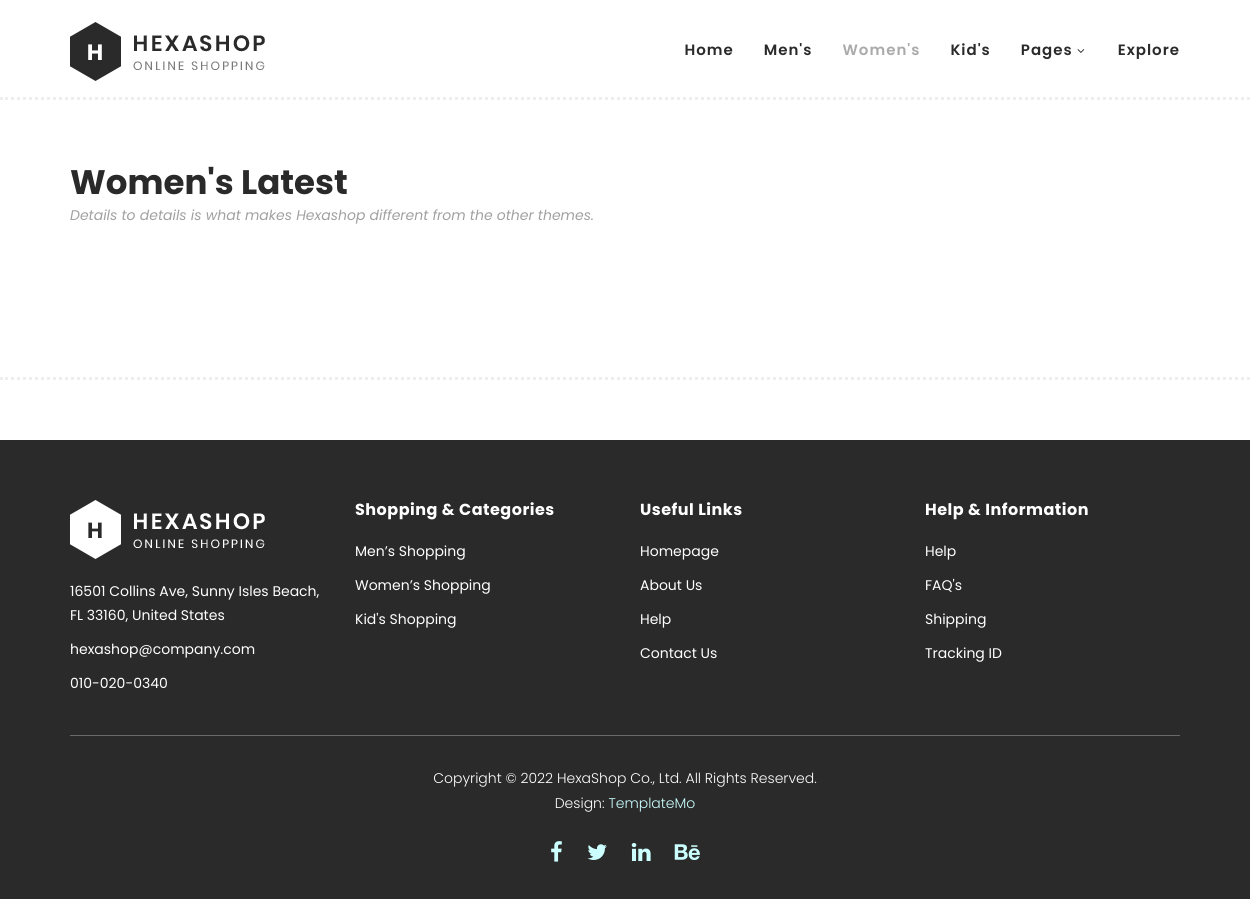
Before: /womens/ with the older database file.
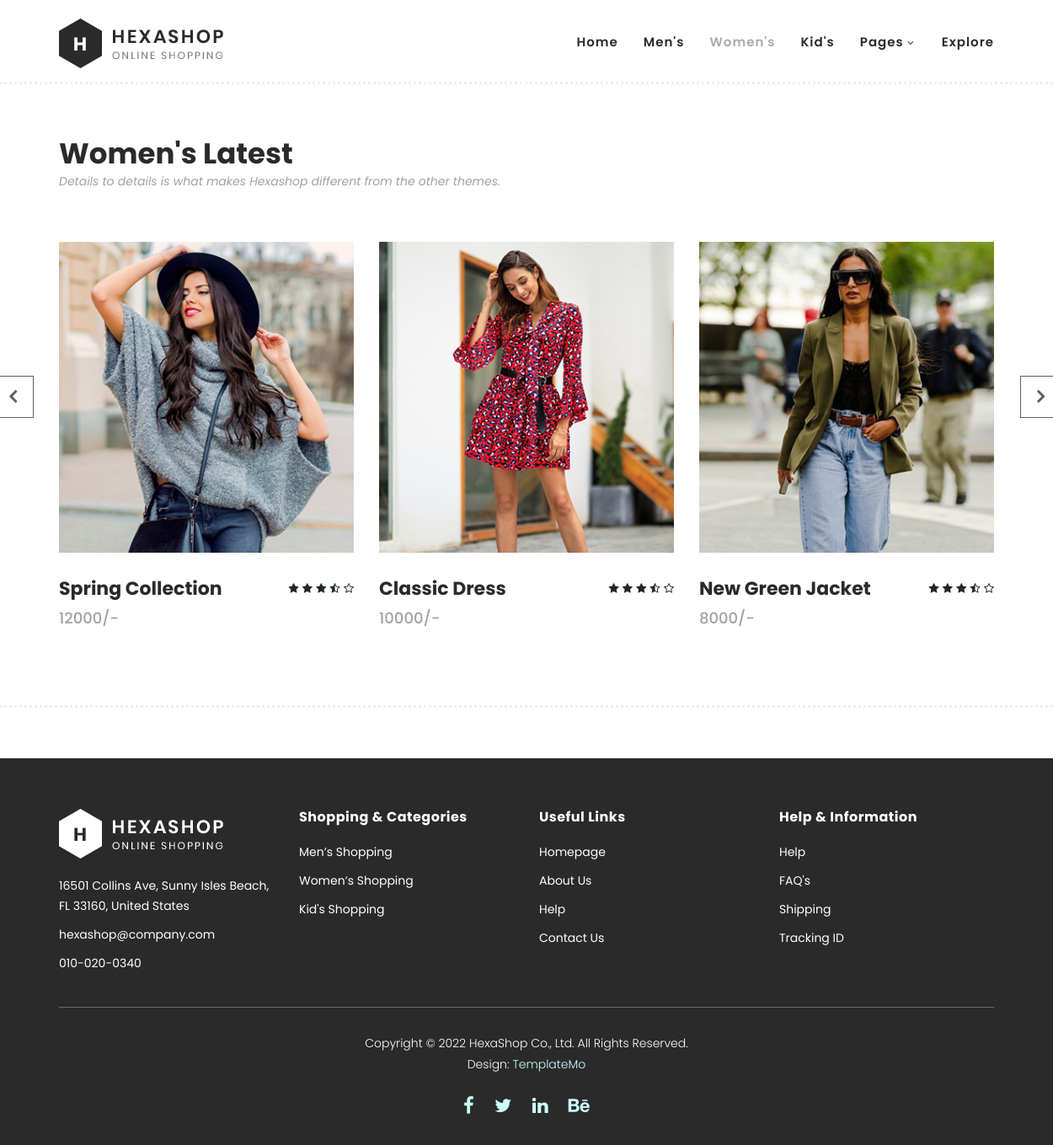
After: the same page with the newer database file.
### addproducts/models.py (models this page shows)
class Product_Entries(models.Model):
	product_from = models.CharField(max_length=50);
	product_name = models.CharField(max_length=100);
	product_details = HTMLField();
	product_price = models.CharField(max_length=10);
	product_image = models.FileField(upload_to="products/", max_length=250,null=True,default=None);
	product_slug = AutoSlugField(populate_from='product_name', unique=True, null=True, default=None);
	product_create_date = models.DateTimeField(auto_now_add=True)
	product_update_date = models.DateTimeField(auto_now=True)

### letsShop/views.py (the view)
# urls.py: path('womens/',views.overallwomenarea,name="overall-women-area"),
def overallwomenarea(request):
    gettingData=getdataJustDual("Women's");   # to get data just dual
    data={'gettingData' : gettingData}
    return render(request,'overall-women-area.html',data);

### letsShop/views.py (called while the page is built)
def getdataJustDual(bases):
    myData=Product_Entries.objects.filter(product_from=bases);    # to get all data from database
    gettingData = []
    for data in myData:
        gettingData.append(data)
    for data in myData:
        gettingData.append(data)
    return gettingData;

### templates/overall-women-area.html (shortened to what this page needs)
{% extends "MASTER.html" %}
{% block childcontent %}
    <br>
    <br>
    <br>
    <section class="section" id="women">
        <div class="container">
            <div class="row">
                <div class="col-lg-6">
                    <div class="section-heading">
                        <h2>Women's Latest</h2>
                        <span>Details to details is what makes Hexashop different from the other themes.</span>
                    </div>
                </div>
            </div>
        </div>
        <div class="container">
            <div class="row">
                <div class="col-lg-12">
                    <div class="women-item-carousel">
                        <div class="owl-women-item owl-carousel">
                          {% for data in gettingData %}
                            <div class="item">
                                <div class="thumb">
                                    <img src="/media/{{data.product_image}}" alt="">
                                </div>
                                <div class="down-content">
                                    <h4>{{data.product_name}}</h4>
                                    <span>{{data.product_price}}/-</span>
                                    <ul class="stars">
                                        <li><i class="fa fa-star"></i></li>
                                        <li><i class="fa fa-star"></i></li>
                                        <li><i class="fa fa-star"></i></li>
                                        <li><i class="fa fa-star-half-o"></i></li>
                                        <li><i class="fa fa-star-o"></i></li>
                                    </ul>
                                </div>
                            </div>
                          {% endfor %}
                        </div>
                    </div>
                </div>
            </div>
        </div>
    </section>
{% endblock %}

### templates/MASTER.html (shortened to what this page needs)
<!DOCTYPE html>
<html lang="en">
  <head>
    <link rel="stylesheet" type="text/css" href="/static/css/bootstrap.min.css">
    <link rel="stylesheet" type="text/css" href="/static/css/font-awesome.css">
    <link rel="stylesheet" href="/static/css/templatemo-hexashop.css">
    <link rel="stylesheet" href="/static/css/owl-carousel.css">
    <link rel="stylesheet" href="/static/css/lightbox.css">
  </head>
    <body>
    <header class="header-area header-sticky">
        <div class="container">
            <div class="row">
                <div class="col-12">
                    <nav class="main-nav">
                        <a href="{% url '' %}" class="logo">
                            <img src="/static/images/logo.png">
                        </a>
                        <ul class="nav">
                            <li class="scroll-to-section"><a href="{% url '' %}"  class="{% if request.path == '/' %} active {% endif %}">Home</a></li>
                            <li class="scroll-to-section"><a href="{% url 'overall-men-area' %}" class="{% if request.path == '/mens/' %} active {% endif %}">Men's</a></li>
                            <li class="scroll-to-section"><a href="{% url 'overall-women-area' %}" class="{% if request.path == '/womens/' %} active {% endif %}">Women's</a></li>
                            <li class="scroll-to-section"><a href="{% url 'overall-kids-area' %}" class="{% if request.path == '/kids/' %} active {% endif %}">Kid's</a></li>
                            <li class="submenu">
                                <a href="javascript:;" class="{% if request.path == '/about-us/' or request.path == '/products/' or request.path == '/single-product/'  or request.path == '/contact-us/'  %} active {% endif %}">Pages</a>
                            </li>
                            <li class="scroll-to-section"><a href="{% url 'explore' %}"  class="{% if request.path == '/explore/' %} active {% endif %}">Explore</a></li>
                        </ul>
                    </nav>
                </div>
            </div>
        </div>
    </header>
{% block childcontent %}
{% endblock %}
    <footer>
        <div class="container">
            <div class="row">
                <div class="col-lg-3">
                    <div class="first-item">
                        <div class="logo">
                            <img src="/static/images/white-logo.png" alt="hexashop ecommerce templatemo">
                        </div>
                        <ul>
                            <li><a href="#">16501 Collins Ave, Sunny Isles Beach, FL 33160, United States</a></li>
                            <li><a href="#">hexashop@company.com</a></li>
                            <li><a href="#">010-020-0340</a></li>
                        </ul>
                    </div>
                </div>
                <div class="col-lg-3">
                    <h4>Shopping &amp; Categories</h4>
                    <ul>
                        <li><a href="{% url 'overall-men-area' %}">Men’s Shopping</a></li>
                        <li><a href="{% url 'overall-women-area' %}">Women’s Shopping</a></li>
                        <li><a href="{% url 'overall-kids-area' %}">Kid's Shopping</a></li>
                    </ul>
                </div>
                <div class="col-lg-3">
                    <h4>Useful Links</h4>
                    <ul>
                        <li><a href="{% url '' %}">Homepage</a></li>
                        <li><a href="{% url 'about-us' %}">About Us</a></li>
                        <li><a href="#">Help</a></li>
                        <li><a href="{% url 'contact-us' %}">Contact Us</a></li>
                    </ul>
                </div>
                <div class="col-lg-3">
                    <h4>Help &amp; Information</h4>
                    <ul>
                        <li><a href="#">Help</a></li>
                        <li><a href="#">FAQ's</a></li>
                        <li><a href="#">Shipping</a></li>
                        <li><a href="#">Tracking ID</a></li>
                    </ul>
                </div>
                <div class="col-lg-12">
                    <div class="under-footer">
                        <p>Copyright © 2022 HexaShop Co., Ltd. All Rights Reserved.
                        <br>Design: <a href="{% url '' %}" target="_parent" title="free css templates">TemplateMo</a></p>
                        <ul>
                            <li><a href="#"><i class="fa fa-facebook"></i></a></li>
                            <li><a href="#"><i class="fa fa-twitter"></i></a></li>
                            <li><a href="#"><i class="fa fa-linkedin"></i></a></li>
                            <li><a href="#"><i class="fa fa-behance"></i></a></li>
                        </ul>
                    </div>
                </div>
            </div>
        </div>
    </footer>
  </body>
</html>

Changed rows visible on the page:
added Product_Entries: product_image (picture), product_name "Spring Collection", product_price "12000"
added Product_Entries: product_image (picture), product_name "Classic Dress", product_price "10000"
added Product_Entries: product_image (picture), product_name "New Green Jacket", product_price "8000"
